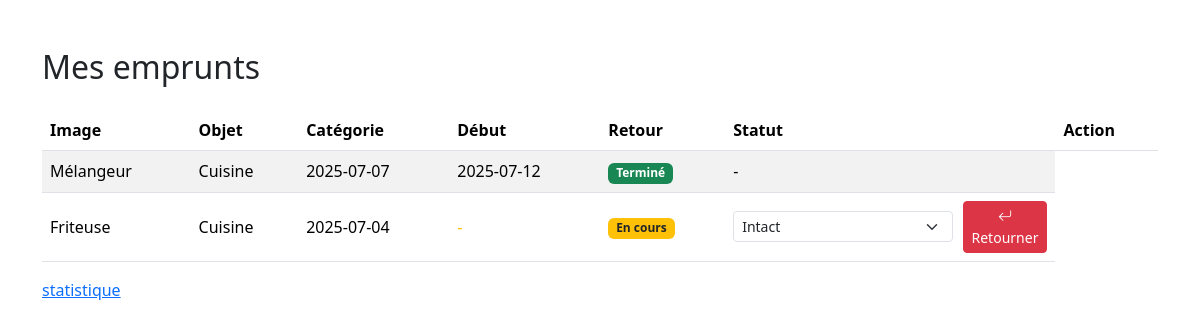
Page /page/fiche_membre.php (signed in) on the committed database.
### tables this page shows
CREATE TABLE emprunt (
    id_emprunt INT AUTO_INCREMENT PRIMARY KEY,
    id_objet INT NOT NULL,
    id_membre INT NOT NULL,
    date_emprunt DATE NOT NULL,
    date_retour DATE,
    FOREIGN KEY (id_objet) REFERENCES objet(id_objet) ON DELETE CASCADE,
    FOREIGN KEY (id_membre) REFERENCES membre(id_membre) ON DELETE CASCADE
);

CREATE TABLE objet (
    id_objet INT AUTO_INCREMENT PRIMARY KEY,
    nom_objet VARCHAR(100) NOT NULL,
    id_categorie INT NOT NULL,
    id_membre INT NOT NULL,
    FOREIGN KEY (id_categorie) REFERENCES categorie_objet(id_categorie) ON DELETE CASCADE,
    FOREIGN KEY (id_membre) REFERENCES membre(id_membre) ON DELETE CASCADE
);

CREATE TABLE categorie_objet (
    id_categorie INT AUTO_INCREMENT PRIMARY KEY,
    nom_categorie VARCHAR(100) NOT NULL
);

### inc/fonction.php (called while the page is built, shortened)
<?php
function list_emprunt_membre($id_membre) {
    $db = dbconnect();
    $sql = "SELECT e.*, o.nom_objet, c.nom_categorie, i.nom_image
            FROM emprunt e
            JOIN objet o ON e.id_objet = o.id_objet
            JOIN categorie_objet c ON o.id_categorie = c.id_categorie
            LEFT JOIN (
                SELECT id_objet, MIN(id_image) as id_image
                FROM images_objet
                GROUP BY id_objet
            ) AS first_img ON o.id_objet = first_img.id_objet
            LEFT JOIN images_objet i ON first_img.id_image = i.id_image
            WHERE e.id_membre = $id_membre
            ORDER BY e.date_emprunt DESC";
    $res = mysqli_query($db, $sql);
    $data = [];
    while ($row = mysqli_fetch_assoc($res)) {
        $data[] = $row;
    }
    return $data;
}
?>

### page/fiche_membre.php (the view, shortened to what this page needs)
<?php
require "../inc/fonction.php";
$id_membre = $_SESSION["user"]["id_membre"];
$emprunts = list_emprunt_membre($id_membre);
?>
<!DOCTYPE html>
<html lang="fr">
<head>
    <link rel="stylesheet" href="../assets/bootstrap/css/bootstrap.min.css">
    <link rel="stylesheet" href="../assets/bootstrap/css/bootstrap-icons.css">
</head>
<body class="container mt-5">
    <h2 class="mb-4">Mes emprunts</h2>
    <?php if (empty($emprunts)) : ?>
        <div class="alert alert-info">Aucun emprunt trouvé.</div>
    <?php else : ?>
        <table class="table table-striped align-middle">
            <thead>
                <tr>
                    <th>Image</th>
                    <th>Objet</th>
                    <th>Catégorie</th>
                    <th>Début</th>
                    <th>Retour</th>
                    <th>Statut</th>
                    <th>Action</th>
                </tr>
            </thead>
            <tbody>
                <?php foreach ($emprunts as $e) : ?>
                    <tr>
                        <td><?= htmlspecialchars($e['nom_objet']) ?></td>
                        <td><?= htmlspecialchars($e['nom_categorie']) ?></td>
                        <td><?= htmlspecialchars($e['date_emprunt']) ?></td>
                        <td><?= $e['date_retour'] ?? '<span class="text-warning">-</span>' ?></td>
                        <td>
                            <?php if ($e['date_retour']) : ?>
                                <span class="badge bg-success">Terminé</span>
                            <?php else : ?>
                                <span class="badge bg-warning text-dark">En cours</span>
                            <?php endif; ?>
                        </td>
                        <td>
                            <?php if (!$e['date_retour']) : ?>
                                <form method="post" action="traitement_empr1.php" class="etat-form">
                                    <select name="etat" class="form-select form-select-sm" required>
                                        <option value="intact">Intact</option>
                                    </select>
                                    <button type="submit" class="btn btn-sm btn-danger">
                                        <i class="bi bi-arrow-return-left"></i> Retourner
                                    </button>
                                </form>
                            <?php else: ?>
                                -
                            <?php endif; ?>
                        </td>
                    </tr>
                <?php endforeach; ?>
            </tbody>
        </table>
    <?php endif; ?>
    <a href="Menu.php">statistique</a>
</body>
</html>

### page/fiche_membre.php (style rules this page uses)
.etat-form { display: flex; align-items: center; gap: 10px; }

### rows in the picture
emprunt: id_objet.nom_objet "Mélangeur", categorie_objet.nom_categorie "Cuisine", date_emprunt "2025-07-07", date_retour "2025-07-12", shows "Terminé"
emprunt: id_objet.nom_objet "Friteuse", categorie_objet.nom_categorie "Cuisine", date_emprunt "2025-07-04", date_retour "-", shows "En cours"
